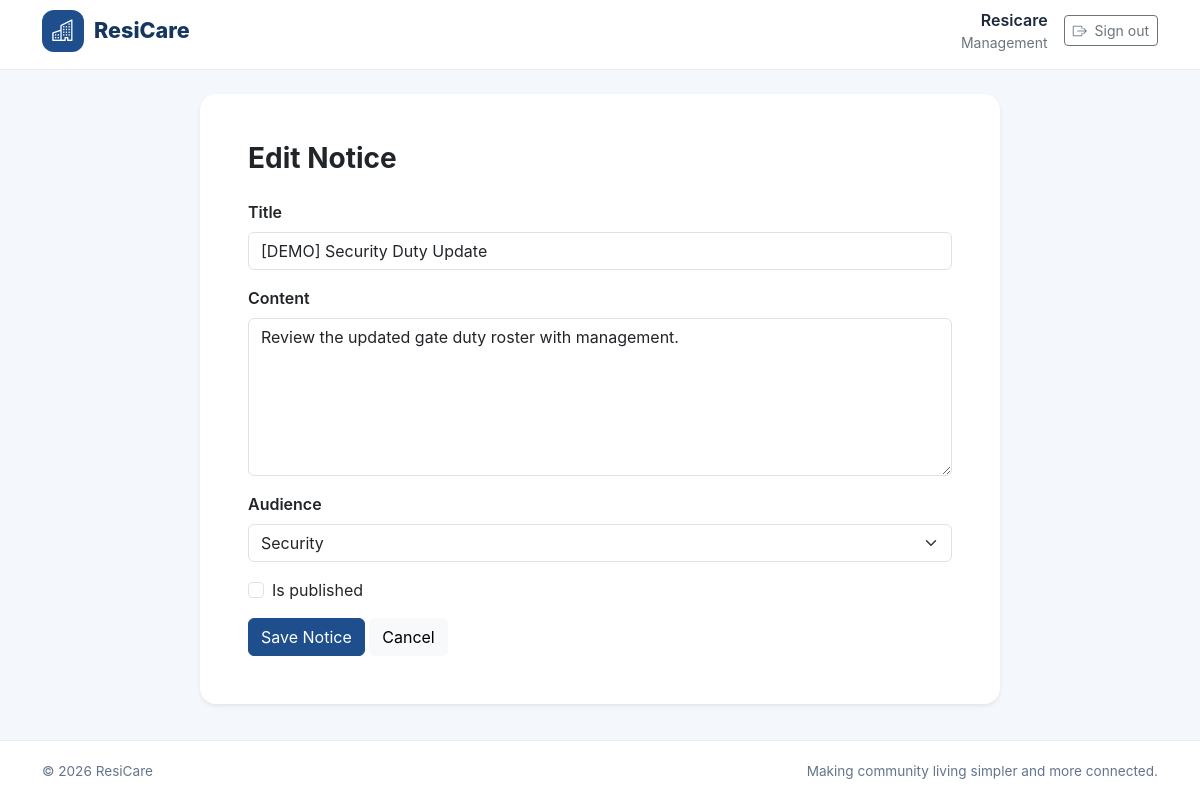
Page /community/notices/4/edit/ (signed in) on the committed database.
### accounts/models.py (models this page shows, shortened)
class User(AbstractUser):
    class Role(models.TextChoices):
        RESIDENT = "RESIDENT", "Resident"
        SECURITY = "SECURITY", "Security"
        MANAGEMENT = "MANAGEMENT", "Management"
    role = models.CharField(
        max_length=20,
        choices=Role.choices,
        default=Role.RESIDENT,
    )
    phone_number = models.CharField(
        max_length=15,
        blank=True,
    )

### community_hub/models.py (models this page shows, shortened)
class Notice(models.Model):
    title = models.CharField(max_length=200)
    content = models.TextField()
    audience = models.CharField(
        max_length=20,
        choices=Audience.choices,
        default=Audience.ALL,
    )
    is_published = models.BooleanField(default=False)
    author = models.ForeignKey(
        settings.AUTH_USER_MODEL,
        on_delete=models.SET_NULL,
        null=True,
        related_name="community_notices",
    )
    created_at = models.DateTimeField(auto_now_add=True)
    updated_at = models.DateTimeField(auto_now=True)
    class Meta:
        ordering = ["-created_at"]

### community_hub/views.py (the view)
# urls.py: path("notices/<int:notice_id>/edit/", views.edit_notice, name="notice_edit"),
@login_required
def edit_notice(request, notice_id):
    require_management(request.user)
    notice = get_object_or_404(Notice, pk=notice_id)
    form = NoticeForm(request.POST or None, instance=notice)
    if request.method == "POST" and form.is_valid():
        form.save()
        messages.success(request, "Notice updated successfully.")
        return redirect("community:dashboard")
    return render(request, "community/notice_form.html", {
        "form": form,
        "page_title": "Edit Notice",
    })

### community_hub/forms.py
class NoticeForm(StyledModelForm):
    class Meta:
        model = Notice
        fields = ["title", "content", "audience", "is_published"]
        widgets = {
            "content": forms.Textarea(attrs={"rows": 6}),
        }

### community_hub/views.py (called while the page is built)
def is_management(user):
    return user.role == "MANAGEMENT"

def require_management(user):
    if not is_management(user):
        raise PermissionDenied

### templates/community/notice_form.html (shortened to what this page needs)
{% extends "base.html" %}
{% block content %}
<div class="container py-4">
    <div class="card border-0 shadow-sm rounded-4 mx-auto" style="max-width: 800px;">
        <div class="card-body p-4 p-md-5">
            <h1 class="h3 fw-bold mb-4">{{ page_title }}</h1>
            <form method="post">
                {% for field in form %}
                <div class="mb-3">
                    {% if field.field.widget.input_type == "checkbox" %}
                    <div class="form-check">
                        {{ field }}
                        <label class="form-check-label" for="{{ field.id_for_label }}">{{ field.label }}</label>
                    </div>
                    {% else %}
                    <label class="form-label fw-semibold" for="{{ field.id_for_label }}">{{ field.label }}</label>
                    {{ field }}
                    {% endif %}
                </div>
                {% endfor %}
                <button type="submit" class="btn btn-primary">Save Notice</button>
                <a href="{% url 'community:dashboard' %}" class="btn btn-light">Cancel</a>
            </form>
        </div>
    </div>
</div>
{% endblock %}

### templates/base.html (shortened to what this page needs)
{% load static %}
<!DOCTYPE html>
<html lang="en">
<head>
    <link href="https://cdn.jsdelivr.net/npm/bootstrap@5.3.3/dist/css/bootstrap.min.css"
          rel="stylesheet">
    <link href="https://cdn.jsdelivr.net/npm/bootstrap-icons@1.11.3/font/bootstrap-icons.min.css"
          rel="stylesheet">
</head>
<body>
    <header class="rc-navbar">
        <nav class="container h-100 d-flex align-items-center justify-content-between py-2">
            <a href="{% if user.is_authenticated %}{% url 'dashboard' %}{% else %}{% url 'login' %}{% endif %}"
               class="rc-brand">
                <span class="rc-brand-icon">
                    <i class="bi bi-buildings"></i>
                </span>
                <span>ResiCare</span>
            </a>
            {% if user.is_authenticated %}
                <div class="d-flex align-items-center gap-3">
                    <div class="d-none d-sm-block text-end">
                        <div class="fw-semibold">{{ user.get_full_name|default:user.username }}</div>
                        <div class="small text-secondary">{{ user.get_role_display }}</div>
                    </div>
                    <form method="post" action="{% url 'logout' %}" class="m-0">
                        <button type="submit" class="btn btn-outline-secondary btn-sm">
                            <i class="bi bi-box-arrow-right me-1"></i>
                            Sign out
                        </button>
                    </form>
                </div>
            {% endif %}
        </nav>
    </header>
    <main class="rc-main">
        {% block content %}{% endblock %}
    </main>
    <footer class="rc-footer">
        <div class="container d-flex flex-column flex-sm-row justify-content-between gap-2">
            <span>&copy; {% now "Y" %} ResiCare</span>
            <span>Making community living simpler and more connected.</span>
        </div>
    </footer>
</body>
</html>

### templates/base.html (style rules this page uses)
:root { --rc-primary: #1e4e8c; --rc-primary-dark: #15365f; --rc-background: #f4f7fb; --rc-text: #1e293b; --rc-muted: #64748b; }
* { box-sizing: border-box; }
body { margin: 0; font-family: Inter, "Segoe UI", Arial, sans-serif; color: var(--rc-text); background: var(--rc-background); }
.rc-navbar { min-height: 70px; background: #fff; border-bottom: 1px solid #e8edf4; }
.rc-brand { display: inline-flex; align-items: center; gap: 10px; color: var(--rc-primary-dark); font-size: 1.35rem; font-weight: 800; text-decoration: none; }
.rc-brand-icon { display: inline-flex; align-items: center; justify-content: center; width: 42px; height: 42px; color: #fff; background: var(--rc-primary); border-radius: 12px; }
.rc-main { min-height: calc(100vh - 130px); }
.rc-footer { padding: 20px 0; color: var(--rc-muted); background: #fff; border-top: 1px solid #e8edf4; font-size: .85rem; }
.btn-primary { background-color: var(--rc-primary); border-color: var(--rc-primary); }

### rows in the picture
User: get_full_name "Resicare", role "Management"
Notice: form "[DEMO] Security Duty Update" "Review the updated gate duty roster with management." "Security"

### other values in the picture
{{ page_title }} "Edit Notice"
{{ field.label }} "Title" "Content" "Audience"
{{ field.label }} "Is published"
